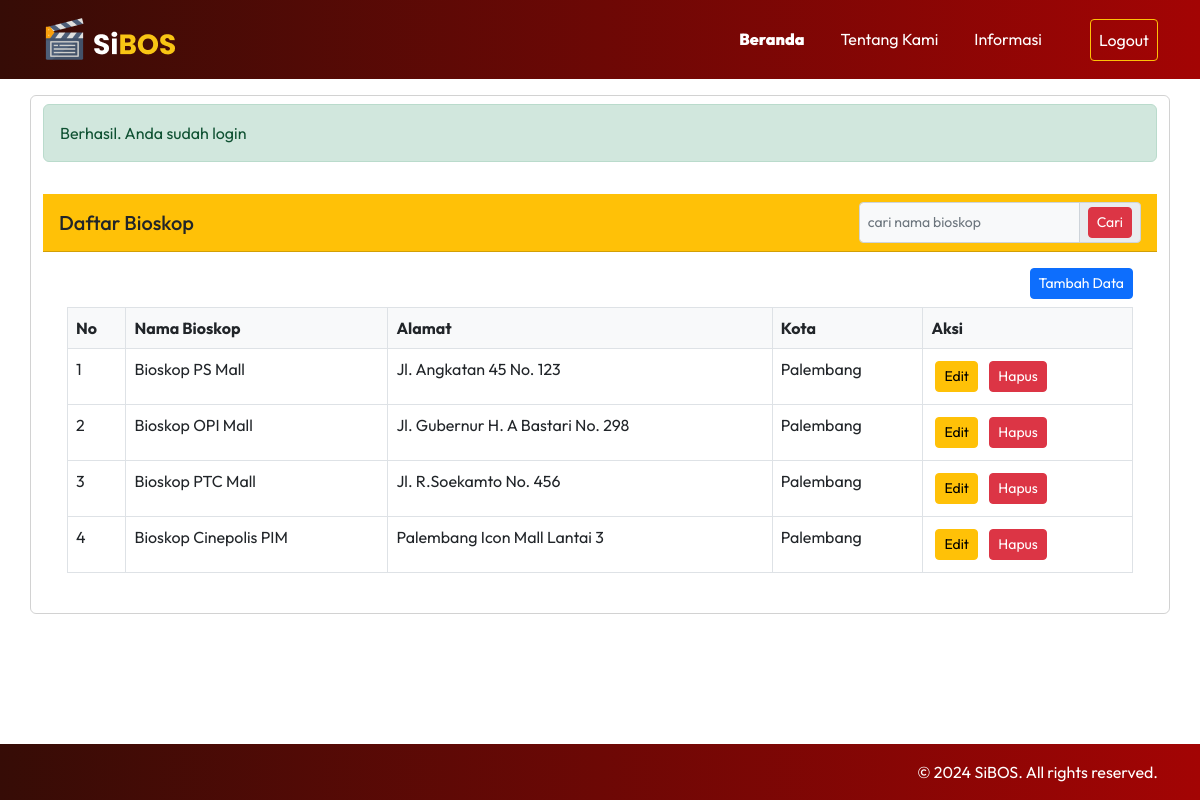
Page /public/bioskop (signed in) on the committed database.
### tables this page shows
CREATE TABLE `bioskop` (
  `id` int NOT NULL,
  `nama` varchar(255) NOT NULL,
  `alamat` text,
  `kota` varchar(100) DEFAULT NULL
);

### app/core/Controller.php (called while the page is built, shortened)
<?php
class Controller
{
    private function header($data = [])
    {
        require_once '../app/views/templates/header.php';
    }
    private function footer()
    {
        require_once '../app/views/templates/footer.php';
    }
    public function view($view, $data = [])
    {
        require_once '../app/views/' . $view . '.php';
    }
    public function model($model){
        return new $model;
    }
}

### app/controllers/Bioskop.php (called while the page is built, shortened)
<?php
class Bioskop extends Controller
{
    public function index()
    {
        $data['title'] = 'Daftar Bioskop';
        $data['bioskop'] = $this->model('bioskop_model')->getAllBioskop();
        $this->view('bioskop/index', $data);
    }
}

### app/core/App.php (called while the page is built, shortened)
<?php
class App {
    protected $method = "index";
    protected $params = [];
    public function __construct()
    {
        $this->controller = new $this->controller;
        call_user_func_array([$this->controller, $this->method], $this->params);
    }
}

### public/index.php (called while the page is built, shortened)
<?php
$app = new App;
?>

### app/core/Database.php (called while the page is built, shortened)
<?php
class Database{
    private $host = DB_HOST;
    private $user = DB_USER;
    private $pass = DB_PASS;
    private $db_name = DB_NAME;
    private $dbh;
    private $stmt;
    public function __construct()
    {
        $dsn = 'mysql:host=' . $this->host .';dbname=' . $this->db_name  ;
        $option = [
            PDO::ATTR_PERSISTENT => true,
            PDO::ATTR_ERRMODE => PDO::ERRMODE_EXCEPTION
        ];
        try{
            $this->dbh = new PDO($dsn, $this->user, $this->pass, $option);
        } catch(PDOException $e){
            die($e->getMessage());
        }
    }
    public function query($query)
    {
        $this->stmt = $this->dbh->prepare($query);
    }
    public function execute()
    {
        $this->stmt->execute();
    }
    public function resultSet()
    {
        $this->execute();
        return $this->stmt->fetchAll(PDO::FETCH_ASSOC);
    }
}

### app/models/bioskop_model.php (called while the page is built, shortened)
<?php
class bioskop_model
{
    private $table = 'bioskop';
    private $db;
    public function __construct()
    {
        $this->db = new Database;
    }
    public function getAllBioskop()
    {
        $this->db->query(' SELECT * FROM ' . $this->table);
        return $this->db->resultSet();
    }
}

### app/views/bioskop/index.php (the view, shortened to what this page needs)
<section class="container">
    <div class="row my-3">
        <div class="card">
            <div class="my-2 alert-message">
            </div>
            <div class="card-header bg-warning mt-2">
                <h5 class="card-title mb-0">Daftar Bioskop</h5>
                <form action="<?= BASEURL; ?>/bioskop/cari" method="post">
                    <div class="input-group input-group-sm">
                        <input type="text" class="form-control form-control-sm bg-light" name="keyword" placeholder="cari nama bioskop" autocomplete="off">
                        <span class="input-group-text">
                            <button type="submit" class="btn btn-sm btn-danger" id="cariBioskop">Cari</button>
                        </span>
                    </div>
                </form>
            </div>
            <div class="card-body">
                <?php if (isset($_SESSION['user'])): ?>
                    <div class="text-end">
                        <button type="button" class="btn btn-sm btn-primary me-2" data-bs-toggle="modal" data-bs-target="#tambahData">
                            Tambah Data
                        </button>
                    </div>
                <?php endif; ?>
                <div class="table-responsive table-sm p-2" style="max-height: 400px;">
                    <table class="table table-hover table-bordered" id="dataTable" width="100%" cellspacing="0">
                        <thead class="bg-light">
                            <tr>
                                <th>No</th>
                                <th>Nama Bioskop</th>
                                <th>Alamat</th>
                                <th>Kota</th>
                                <?php if (isset($_SESSION['user'])): ?>
                                    <th>Aksi</th>
                                <?php endif; ?>
                            </tr>
                        </thead>
                        <tbody>
                            <?php $no = 1;
                            foreach ($data['bioskop'] as $bioskop) : ?>
                                <tr>
                                    <td><?= $no++; ?></td>
                                    <td><?= $bioskop['nama'] ?></td>
                                    <td><?= $bioskop['alamat'] ?></td>
                                    <td><?= $bioskop['kota'] ?></td>
                                    <?php if (isset($_SESSION['user'])): ?>
                                        <td>
                                            <button class="btn btn-warning btn-sm btn-edit m-1"
                                                data-id="<?= $bioskop['id'] ?>"
                                                data-nama="<?= $bioskop['nama'] ?>"
                                                data-alamat="<?= $bioskop['alamat'] ?>"
                                                data-kota="<?= $bioskop['kota'] ?>">
                                                Edit
                                            </button>
                                            <button class="btn btn-danger btn-sm hapus-bioskop m-1" data-id="<?= $bioskop['id'] ?>">
                                                Hapus
                                            </button>
                                        </td>
                                    <?php endif; ?>
                                </tr>
                            <?php endforeach; ?>
                        </tbody>
                    </table>
                </div>
            </div>
        </div>
    </div>
</section>

### public/assets/style.css (style rules this page uses)
body { font-family: 'Outfit', sans-serif; }
html, body { height: 100%; margin: 0; display: flex; flex-direction: column; }
.card { background: none !important; border-color: linear-gradient(to right, #360c06, #a30404); }
.card-header { display: flex; justify-content: space-between; align-items: center; }

### rows in the picture
bioskop: nama "Bioskop PS Mall", alamat "Jl. Angkatan 45 No. 123", kota "Palembang"
bioskop: nama "Bioskop OPI Mall", alamat "Jl. Gubernur H. A Bastari No. 298", kota "Palembang"
bioskop: nama "Bioskop PTC Mall", alamat "Jl. R.Soekamto No. 456", kota "Palembang"
bioskop: nama "Bioskop Cinepolis PIM", alamat "Palembang Icon Mall Lantai 3", kota "Palembang"

### other values in the picture
$_SESSION['alert']['message'] "Berhasil"
$_SESSION['alert']['action'] "Anda sudah login"
